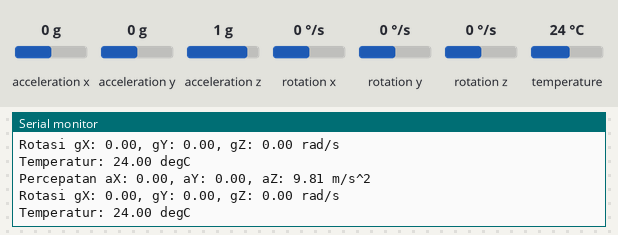
Recording of a sketch running on a simulated Arduino Uno, built with avr-gcc and run on an emulated ATmega328P. On the bench: the last lines printed to the serial monitor. Inputs (shaded band) come from the test bench; at power-on: acceleration x 0 g, acceleration y 0 g, acceleration z 1 g, rotation x 0 °/s, rotation y 0 °/s, rotation z 0 °/s, temperature 24 °C.

Above: at 20.2 s.
20.3 s: acceleration x set to -1.4 g
At 20.93 s:
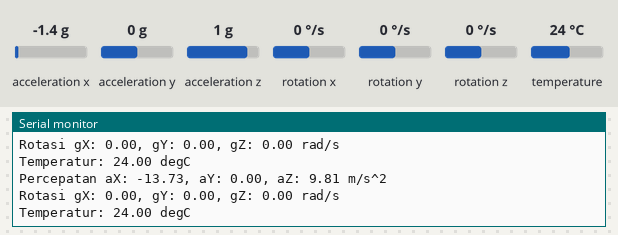
21.8 s: acceleration y set to -1.4 g
At 22.45 s:
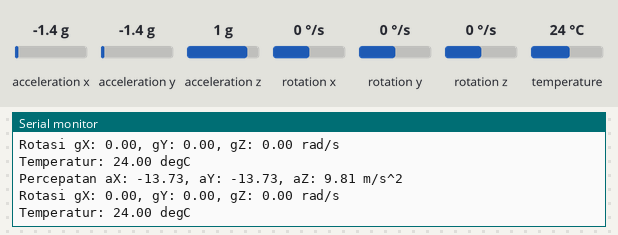
23.3 s: acceleration z set to -1.4 g
At 23.97 s:
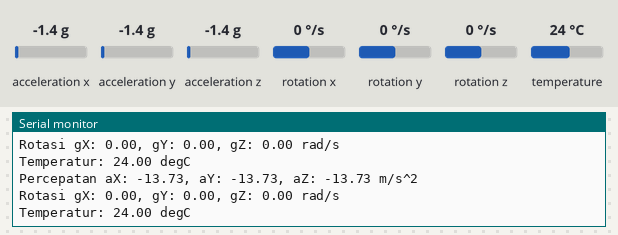
24.8 s: rotation x set to -192 °/s
At 25.49 s:
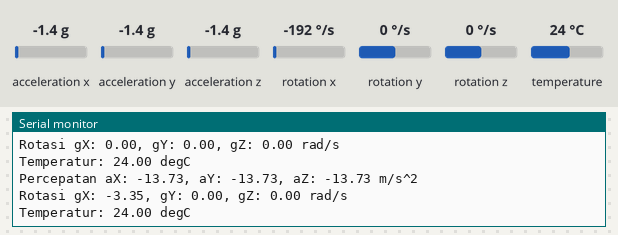
26.3 s: rotation y set to -192 °/s
At 27.01 s:
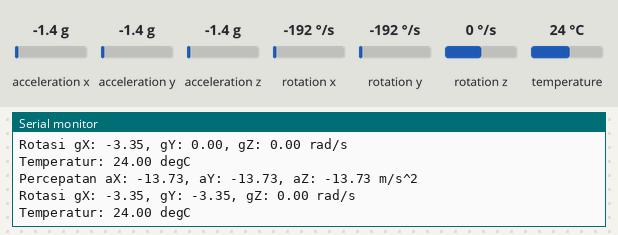
Timing chart, 0 to 28.8 s (numbered marks = the images above; inputs shaded):
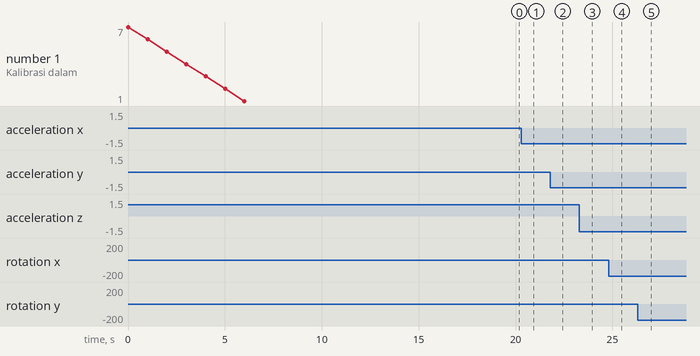

Measured:
- after the input at 20.3 s, the serial monitor: prints a new line after 0.31 s (image 1)
- after the input at 21.8 s, the serial monitor: prints a new line after 0.33 s (image 2)
- after the input at 23.3 s, the serial monitor: prints a new line after 0.36 s (image 3)
- after the input at 24.8 s, the serial monitor: prints a new line after 0.38 s (image 4)
- after the input at 26.3 s, the serial monitor: prints a new line after 0.40 s (image 5)

The sketch:

percobaan-2.ino
```cpp
#include <Adafruit_MPU6050.h>
#include <Adafruit_Sensor.h>
#include <Wire.h>

Adafruit_MPU6050 mpu;
float ax_offset, ay_offset, az_offset;
float gx_offset, gy_offset, gz_offset;
void calibrate_mpu();

void setup(void) {
  Serial.begin(115200);
  // Inisialisasi sensor
  while (!mpu.begin()) {
    Serial.println("Tidak dapat menemukan MPU-6050!");
  }
  mpu.setAccelerometerRange(MPU6050_RANGE_8_G);
  Serial.print("Rentang accelerometer diset ke ");
  switch (mpu.getAccelerometerRange()) {
  case MPU6050_RANGE_2_G:
  Serial.println("+-2G");
  break;
  case MPU6050_RANGE_4_G:
  Serial.println("+-4G");
  break;
  case MPU6050_RANGE_8_G:
  Serial.println("+-8G");
  break;
  case MPU6050_RANGE_16_G:
  Serial.println("+-16G");
  break;
  }
  mpu.setGyroRange(MPU6050_RANGE_500_DEG);
  Serial.print("Rentang gyroscope diset ke ");
  switch (mpu.getGyroRange()) {
  case MPU6050_RANGE_250_DEG:
  Serial.println("+- 250 deg/s");
  break;
  case MPU6050_RANGE_500_DEG:
  Serial.println("+- 500 deg/s");
  break;
  case MPU6050_RANGE_1000_DEG:
  Serial.println("+- 1000 deg/s");
  break;
  case MPU6050_RANGE_2000_DEG:
  Serial.println("+- 2000 deg/s");
  break;
  }
  mpu.setFilterBandwidth(MPU6050_BAND_21_HZ);
  Serial.print("Filter bandwidth diset ke ");
  switch (mpu.getFilterBandwidth()) {
  case MPU6050_BAND_260_HZ:
  Serial.println("260 Hz");
  break;
  case MPU6050_BAND_184_HZ:
  Serial.println("184 Hz");
  break;
  case MPU6050_BAND_94_HZ:
  Serial.println("94 Hz");
  break;
  case MPU6050_BAND_44_HZ:
  Serial.println("44 Hz");
  break;
  case MPU6050_BAND_21_HZ:
  Serial.println("21 Hz");
  break;
  case MPU6050_BAND_10_HZ:
  Serial.println("10 Hz");
  break;
  case MPU6050_BAND_5_HZ:
  Serial.println("5 Hz");
  break;
  }
  // Kalibrasi sensor (harap diamkan sensor)
  calibrate_mpu();
  Serial.println("");
  delay(5000);
}

void loop() {
  // Ambil hasil bacaan dari sensor
  sensors_event_t a, g, temp;
  mpu.getEvent(&a, &g, &temp);
  // Tampilkan hasil bacaan
  Serial.print("Percepatan aX: ");
  Serial.print(a.acceleration.x);
  Serial.print(", aY: ");
  Serial.print(a.acceleration.y);
  Serial.print(", aZ: ");
  Serial.print(a.acceleration.z);
  Serial.println(" m/s^2");
  Serial.print("Rotasi gX: ");
  Serial.print(g.gyro.x - gx_offset);
  Serial.print(", gY: ");
  Serial.print(g.gyro.y - gy_offset);
  Serial.print(", gZ: ");
  Serial.print(g.gyro.z - gz_offset);
  Serial.println(" rad/s");
  Serial.print("Temperatur: ");
  Serial.print(temp.temperature);
  Serial.println(" degC");
  Serial.println("");
  delay(500);
  }

  void calibrate_mpu() {
    Serial.println("\nLetakkan MPU-6050 di bidang datar yang stabil!");
    for (int i = 7; i > 0; i--) {
    Serial.println((String) "Kalibrasi dalam " + i + " detik...");
    delay(1000);
  }
  Serial.println("Menjalankan proses kalibrasi (harap tunggu)!");
  int total_loop = 3000;
  float total_ax = 0, total_ay = 0, total_az = 0;
  float total_gx = 0, total_gy = 0, total_gz = 0;
  for (int i = 0; i < total_loop; i++) {
  sensors_event_t a, g, temp;
  mpu.getEvent(&a, &g, &temp);
  total_ax += a.acceleration.x;
  total_ay += a.acceleration.y;
  total_az += a.acceleration.z;
  total_gx += g.gyro.x;
  total_gy += g.gyro.y;
  total_gz += g.gyro.z;
  }
  // Rata-rata hasil keseluruhan untuk menghasilkan offset
  ax_offset = total_ax / total_loop;
  ay_offset = total_ay / total_loop;
  // az_offset = total_az / total_loop - 9.8;
  az_offset = total_az / total_loop - 9.8;
  gx_offset = total_gx / total_loop;
  gy_offset = total_gy / total_loop;
  gz_offset = total_gz / total_loop;
  // Tampilkan hasil offset
  Serial.print("\nOffset aX: ");
  Serial.print(ax_offset);
  Serial.print(", aY: ");
  Serial.print(ay_offset);
  Serial.print(", aZ: ");
  Serial.print(az_offset);
  Serial.println(" m/s^2");
  Serial.print("Offset gX: ");
  Serial.print(gx_offset);
  Serial.print(", gY: ");
  Serial.print(gy_offset);
  Serial.print(", gZ: ");
  Serial.print(gz_offset);
  Serial.println(" rad/s");
 }
```
